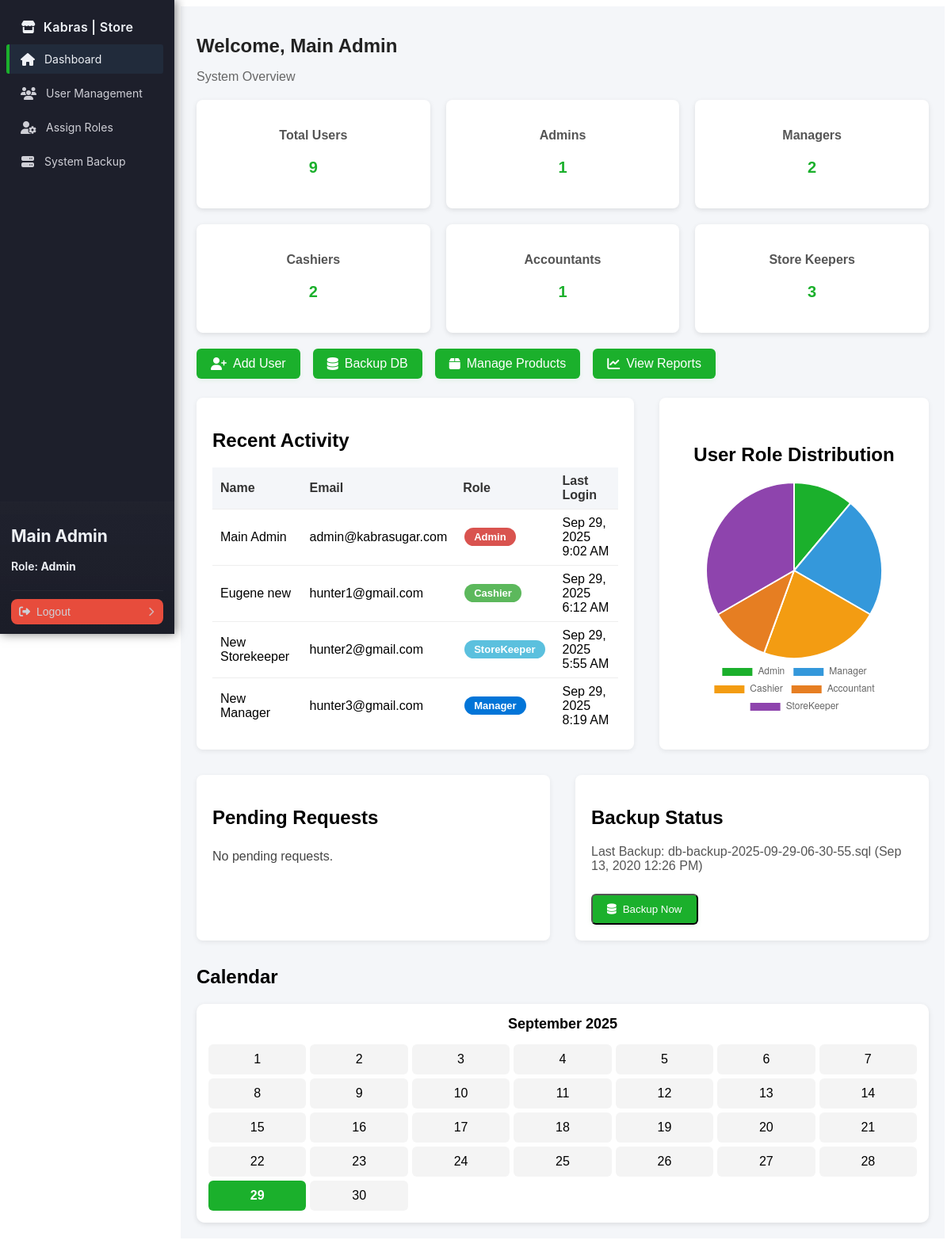
The app's page /admin/dashboard.php (signed in), older data.
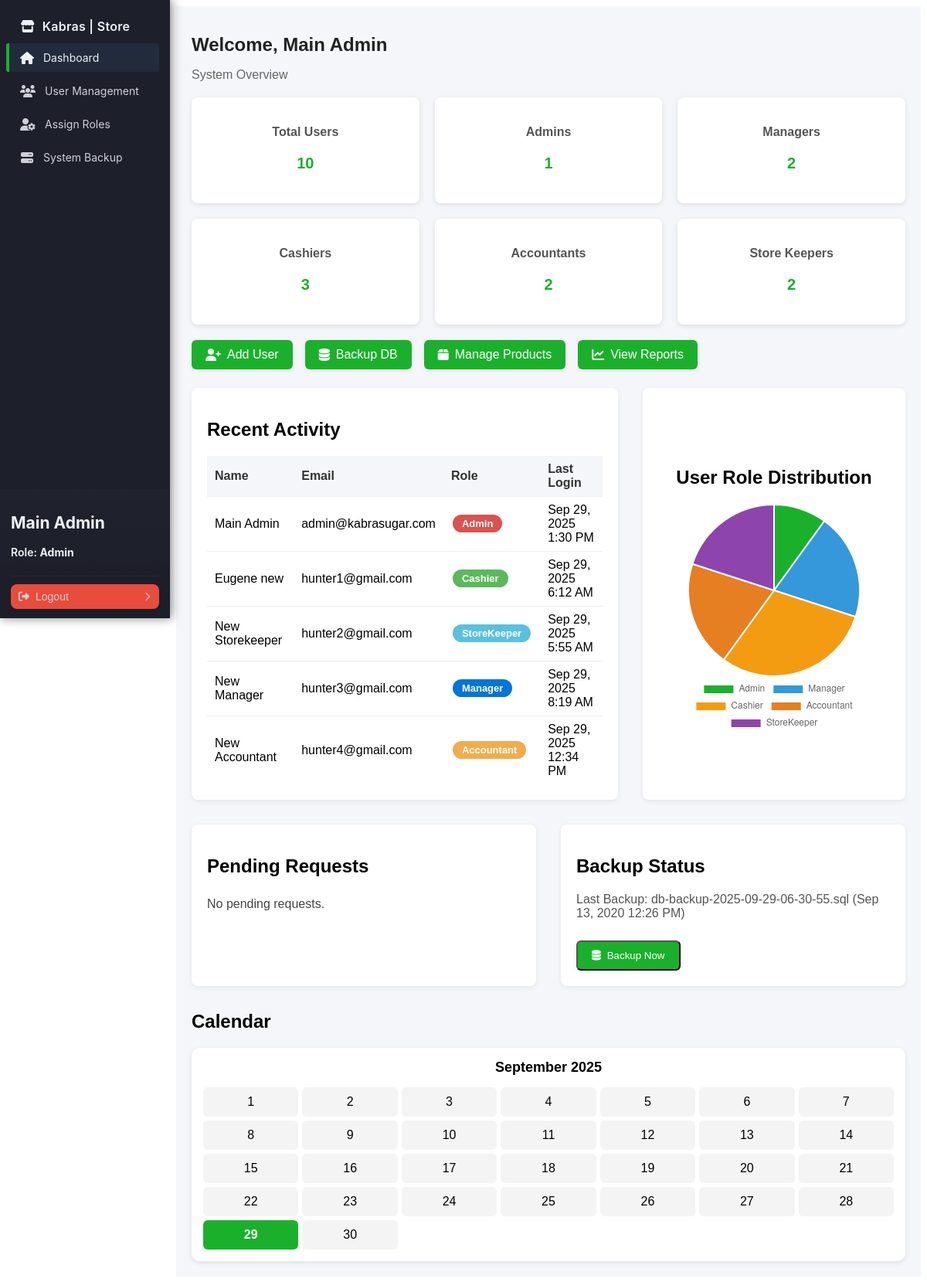
The same page, newer data.
### tables this page shows
CREATE TABLE `users` (
  `id` int NOT NULL AUTO_INCREMENT,
  `name` varchar(100) NOT NULL,
  `email` varchar(100) NOT NULL,
  `phone` varchar(15) DEFAULT NULL,
  `national_id` varchar(20) DEFAULT NULL,
  `password` varchar(255) NOT NULL,
  `last_login` datetime DEFAULT NULL,
  `role` enum('Admin','StoreKeeper','Cashier','Manager','Accountant') NOT NULL,
  `created_at` timestamp NULL DEFAULT CURRENT_TIMESTAMP,
  `updated_at` timestamp NULL DEFAULT CURRENT_TIMESTAMP ON UPDATE CURRENT_TIMESTAMP,
  PRIMARY KEY (`id`),
  UNIQUE KEY `email` (`email`)
);

### config/database.php (called while the page is built, shortened)
<?php
class Database
{
    private $host = 'localhost';
    private $db   = 'kabras_store';
    private $user = 'root';
    private $pass = 'Hunter42.';
    private $charset = 'utf8mb4';
    public function connect()
    {
        $dsn = "mysql:host={$this->host};dbname={$this->db};charset={$this->charset}";
        try {
            $this->pdo = new PDO($dsn, $this->user, $this->pass, [
                PDO::ATTR_ERRMODE => PDO::ERRMODE_EXCEPTION,
                PDO::ATTR_DEFAULT_FETCH_MODE => PDO::FETCH_ASSOC,
            ]);
            return $this->pdo;
        } catch (PDOException $e) {
            die('Database connection failed: ' . $e->getMessage());
        }
    }
}

### handlers/AuthHandler.php (called while the page is built, shortened)
<?php
require_once __DIR__ . '/../app/models/User.php';
class AuthHandler
{
    private $sessionTimeout = 3600;
    public function __construct()
    {
        $this->userModel = new User();
        $defaultAdminEmail = 'admin@kabrasugar.com';
        if (!$this->userModel->findByEmail($defaultAdminEmail)) {
            $adminData = [
                'name' => 'Default Admin',
                'email' => $defaultAdminEmail,
                'phone' => '',
                'national_id' => '',
                'password' => 'hunter123',
                'role' => 'admin'
            ];
            $this->userModel->createUser($adminData);
        }
    }
    public function isLoggedIn()
    {
        return isset($_SESSION['user_id']) &&
            (time() - $_SESSION['login_time']) < $this->sessionTimeout;
    }
    public function getCurrentUser()
    {
        return [
            "id" => $_SESSION['user_id'],
            "name" => $_SESSION['user_name'],
            "email" => $_SESSION['user_email'],
            "role" => $_SESSION['user_role']
        ];
    }
}

### app/models/User.php (called while the page is built, shortened)
<?php
require_once __DIR__ . '../../../config/database.php';
class User
{
    private $db;
    public function __construct()
    {
        $this->db = (new Database())->connect();
    }
    public function findByEmail($email)
    {
        $sql = "SELECT * FROM users WHERE email = :email LIMIT 1";
        $stmt = $this->db->prepare($sql);
        $stmt->execute([':email' => $email]);
        return $stmt->fetch(PDO::FETCH_ASSOC);
    }
    public function getAllUsers()
    {
        $sql = "SELECT id, name, email, phone, national_id, role, created_at, last_login FROM users ORDER BY created_at DESC";
        $stmt = $this->db->query($sql);
        return $stmt->fetchAll(PDO::FETCH_ASSOC);
    }
}

### admin/dashboard.php (the view, shortened to what the changed rows need)
<?php
require_once '../handlers/AuthHandler.php';
require_once '../app/models/User.php';
$authHandler = new AuthHandler();
$userHandler = new User();
$currentUser = $authHandler->getCurrentUser();
$users = $userHandler->getAllUsers();
$roleCounts = [
    'Admin' => 0,
    'Manager' => 0,
    'Cashier' => 0,
    'Accountant' => 0,
    'StoreKeeper' => 0
];
foreach ($users as $user) {
    if (isset($roleCounts[$user['role']])) {
        $roleCounts[$user['role']]++;
    }
}
$totalUsers = count($users);
?>
<!DOCTYPE html>
<html lang="en">
<head>
    <link rel="stylesheet" href="../assets/css/sidebar.css">
    <link rel="stylesheet" href="../assets/css/admin-dashboard.css">
</head>
<body>
    <?php include '../includes/sidebar.php'; ?>
    <main class="main-content">
        <div class="container">
            <h1>Welcome, <?= htmlspecialchars($currentUser['name']); ?></h1>
            <div class="stats-grid">
                <div class="stat-card">
                    <h3>Total Users</h3>
                    <p><?= $totalUsers; ?></p>
                </div>
                <div class="stat-card">
                    <h3>Cashiers</h3>
                    <p><?= $roleCounts['Cashier']; ?></p>
                </div>
                <div class="stat-card">
                    <h3>Accountants</h3>
                    <p><?= $roleCounts['Accountant']; ?></p>
                </div>
                <div class="stat-card">
                    <h3>Store Keepers</h3>
                    <p><?= $roleCounts['StoreKeeper']; ?></p>
                </div>
            </div>
            <div class="activity-role-grid">
                <div class="recent-activity">
                    <h2>Recent Activity</h2>
                    <table class="activity-table">
                        <thead>
                            <tr>
                                <th>Name</th>
                                <th>Email</th>
                                <th>Role</th>
                                <th>Last Login</th>
                            </tr>
                        </thead>
                        <tbody>
                            <?php
                            $recent = array_slice(array_filter($users, fn($u) => !empty($u['last_login'])), -5);
                            foreach (array_reverse($recent) as $u): ?>
                                <tr>
                                    <td><?= htmlspecialchars($u['name']); ?></td>
                                    <td><?= htmlspecialchars($u['email']); ?></td>
                                    <td><span class="role-badge role-<?= strtolower($u['role']) ?>"><?= htmlspecialchars($u['role']); ?></span></td>
                                    <td><?= date('M j, Y g:i A', strtotime($u['last_login'])); ?></td>
                                </tr>
                            <?php endforeach; ?>
                        </tbody>
                    </table>
                </div>
                <div class="role-chart">
                    <h2>User Role Distribution</h2>
                    <canvas id="roleChart" width="300" height="300"></canvas>
                </div>
            </div>
            <div class="pending-backup-grid">
                <div class="pending-requests">
                    <h2>Pending Requests</h2>
                </div>
                <div class="backup-status">
                    <h2>Backup Status</h2>
                </div>
            </div>
            <div class="calendar-section">
                <h2>Calendar</h2>
            </div>
        </div>
    </main>
    <script>
        document.addEventListener("DOMContentLoaded", function() {
            const ctx = document.getElementById('roleChart').getContext('2d');
            new Chart(ctx, {
                type: 'pie',
                data: {
                    labels: ['Admin', 'Manager', 'Cashier', 'Accountant', 'StoreKeeper'],
                    datasets: [{
                        data: [<?= $roleCounts['Admin']; ?>, <?= $roleCounts['Manager']; ?>,
                            <?= $roleCounts['Cashier']; ?>, <?= $roleCounts['Accountant']; ?>,
                            <?= $roleCounts['StoreKeeper']; ?>
                        ],
                        backgroundColor: ['#1BB02C', '#3498db', '#f39c12', '#e67e22', '#8e44ad'],
                    }]
                },
                options: {
                    responsive: false,
                    plugins: {
                        legend: {
                            position: 'bottom'
                        }
                    }
                }
            });
            // Simple Calendar
            const calendar = document.getElementById("calendar");
            const date = new Date();
            const month = date.toLocaleString('default', {
                month: 'long'
            });
            const year = date.getFullYear();
            const days = new Date(year, date.getMonth() + 1, 0).getDate();
            let html = `<div class="calendar-header">${month} ${year}</div><div class="calendar-grid">`;
            for (let i = 1; i <= days; i++) {
                let today = (i === date.getDate()) ? "today" : "";
                html += `<div class="calendar-day ${today}">${i}</div>`;
            }
            html += "</div>";
            calendar.innerHTML = html;
        });
    </script>
</body>
</html>

### includes/sidebar.php (shortened to what the changed rows need)
<?php
$role = isset($_SESSION['user_role']) ? $_SESSION['user_role'] : '';
$menu = [
    'common' => [
        ['label' => 'Dashboard', 'href' => 'dashboard.php', 'icon' => 'fas fa-home'],
    ],
    'Admin' => [
        ['label' => 'User Management', 'href' => '/admin/users.php', 'icon' => 'fas fa-users'],
        ['label' => 'Assign Roles', 'href' => '/admin/roles.php', 'icon' => 'fas fa-user-cog'],
        ['label' => 'System Backup', 'href' => '/admin/backup.php', 'icon' => 'fas fa-server'],
    ],
    'StoreKeeper' => [
        ['label' => 'Stock Entry', 'href' => 'stock_entry.php', 'icon' => 'fas fa-box-open'],
        ['label' => 'Stock Levels', 'href' => 'stock_levels.php', 'icon' => 'fas fa-boxes'],
        ['label' => 'Stock Alerts', 'href' => 'stock_alerts.php', 'icon' => 'fas fa-exclamation-triangle'],
    ],
    'Cashier' => [
        ['label' => 'Sales', 'href' => 'sales.php', 'icon' => 'fas fa-cash-register'],
        ['label' => 'Receipts', 'href' => 'receipts.php', 'icon' => 'fas fa-receipt'],
        ['label' => 'Payments', 'href' => 'payments.php', 'icon' => 'fas fa-credit-card'],
    ],
    'Manager' => [
        ['label' => 'Sales Reports', 'href' => 'reports.php', 'icon' => 'fas fa-chart-line'],
        ['label' => 'Payments & Refunds', 'href' => 'payments.php', 'icon' => 'fas fa-percentage'],
        ['label' => 'Store Performance', 'href' => 'products.php', 'icon' => 'fas fa-tachometer-alt'],
        ['label' => 'Overall Staff', 'href' => 'staff.php', 'icon' => 'fas fa-user'],
    ],
    'Accountant' => [
        ['label' => 'Audit Reports', 'href' => 'audit_reports.php', 'icon' => 'fas fa-file-alt'],
        ['label' => 'Compliance', 'href' => 'compliance.php', 'icon' => 'fas fa-balance-scale'],
        ['label' => 'Financial Reports', 'href' => 'finance.php', 'icon' => 'fas fa-file-invoice-dollar'],
    ],
];
$items = $menu['common'];
if (isset($menu[$role])) {
    $items = array_merge($items, $menu[$role]);
}
?>
<link rel="stylesheet" href="https://cdnjs.cloudflare.com/ajax/libs/font-awesome/6.4.0/css/all.min.css"
 />
<aside class="sidebar" role="navigation" aria-label="Main Sidebar">
    <div class="sidebar-inner">
        <nav class="sidebar-nav">
            <ul>
                <?php foreach ($items as $it): ?>
                    <li>
                        <a href="<?= htmlspecialchars($it['href']) ?>"
                            class="<?= (basename($_SERVER['PHP_SELF']) === basename($it['href'])) ? 'active' : '' ?>">
                            <i class="<?= htmlspecialchars($it['icon']) ?>" aria-hidden="true"></i>
                            <span class="label"><?= htmlspecialchars($it['label']) ?></span>
                        </a>
                    </li>
                <?php endforeach; ?>
            </ul>
        </nav>
        <div class="sidebar-footer" role="region" aria-label="User actions">
            <div class="user-name">
                <h2>
                    <?php
                    if (isset($currentUser) && isset($currentUser['name']) && $currentUser['name']) {
                        echo htmlspecialchars($currentUser['name']);
                    } elseif (isset($_SESSION['user_name']) && $_SESSION['user_name']) {
                        echo htmlspecialchars($_SESSION['user_name']);
                    } else {
                        echo 'Guest';
                    }
                    ?>
                </h2>
            </div>
        </div>
    </div>
</aside>

Row changes from the older to the newer data that the page shows:
changed users "Main Admin": last_login "Sep 29, 2025 9:02 AM" → "Sep 29, 2025 1:30 PM"
added users: name "New Accountant", email "hunter4@gmail.com", role "Accountant", last_login "Sep 29, 2025 12:34 PM"
Text that changed along with them:
$totalUsers: "9" → "10"
$roleCounts['Cashier']: "2" → "3"
$roleCounts['Accountant']: "1" → "2"
$roleCounts['StoreKeeper']: "3" → "2"
chart data {{ $roleCounts['Cashier'] }}: 2 → 3
chart data {{ $roleCounts['Accountant'] }}: 1 → 2
chart data {{ $roleCounts['StoreKeeper'] }}: 3 → 2
